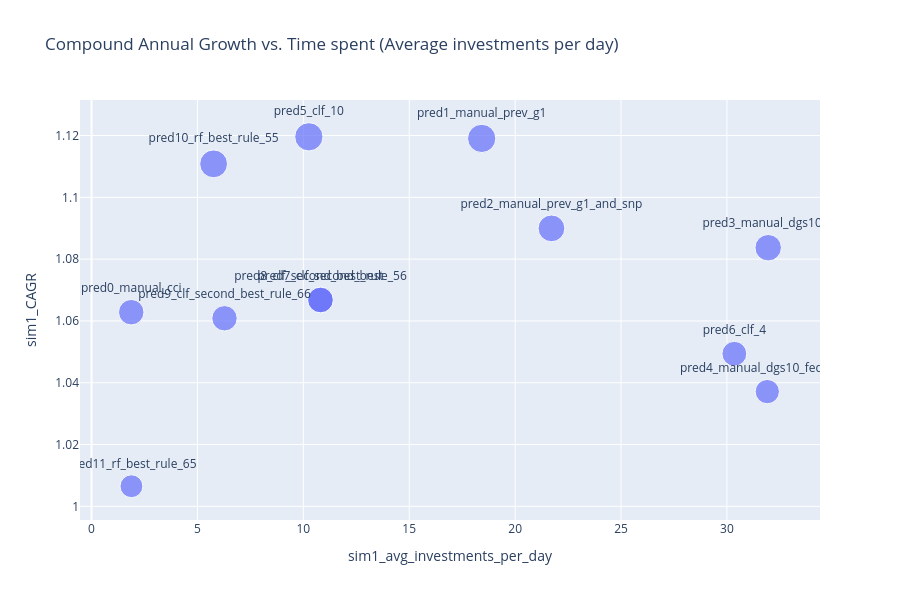

The notebook cell this image was saved under:
### Code cell
# Create the scatter plot
fig = px.scatter(
    df_sim1_results.dropna(),
    x='sim1_avg_investments_per_day',
    y='sim1_CAGR',
    size='sim1_growth_capital_4y',  # Use the 'size' parameter for sim1_CAGR
    text='prediction',
    title='Compound Annual Growth vs. Time spent (Average investments per day)',
    labels={'sim1_capital': 'Initial Capital Requirement', 'growth_capital_4y': '4-Year Capital Growth'},
    height=600  # <- Increase height here

)

# Update the layout to improve readability of the annotations
fig.update_traces(textposition='top center')

# Show the plot
fig.show()

### Figure 1 — Plotly figure (JSON) as saved in the notebook; plotly's stock layout.template omitted (floating-point values rounded to 4 significant figures)
{"data": [{"hovertemplate": "sim1_avg_investments_per_day=%{x}<br>sim1_CAGR=%{y}<br>sim1_growth_capital_4y=%{marker.size}<br>prediction=%{text}<extra></extra>", "legendgroup": "", "marker": {"color": "#636efa", "size": [1.276, 1.568, 1.411, 1.379, 1.157, 1.571, 1.213, 1.295, 1.295, 1.267, 1.523, 1.026], "sizemode": "area", "sizeref": 0.003928, "symbol": "circle"}, "mode": "markers+text", "name": "", "orientation": "v", "showlegend": false, "text": ["pred0_manual_cci", "pred1_manual_prev_g1", "pred2_manual_prev_g1_and_snp", "pred3_manual_dgs10_5", "pred4_manual_dgs10_fedfunds", "pred5_clf_10", "pred6_clf_4", "pred7_clf_second_best", "pred8_clf_second_best_rule_56", "pred9_clf_second_best_rule_66", "pred10_rf_best_rule_55", "pred11_rf_best_rule_65"], "textposition": "top center", "type": "scatter", "x": [1.876, 18.42, 21.72, 31.95, 31.91, 10.26, 30.35, 10.81, 10.81, 6.279, 5.764, 1.885], "xaxis": "x", "y": [1.063, 1.119, 1.09, 1.084, 1.037, 1.12, 1.049, 1.067, 1.067, 1.061, 1.111, 1.007], "yaxis": "y"}], "layout": {"height": 600, "legend": {"itemsizing": "constant", "tracegroupgap": 0}, "title": {"text": "Compound Annual Growth vs. Time spent (Average investments per day)"}, "xaxis": {"anchor": "y", "domain": [0, 1], "title": {"text": "sim1_avg_investments_per_day"}}, "yaxis": {"anchor": "x", "domain": [0, 1], "title": {"text": "sim1_CAGR"}}}}
